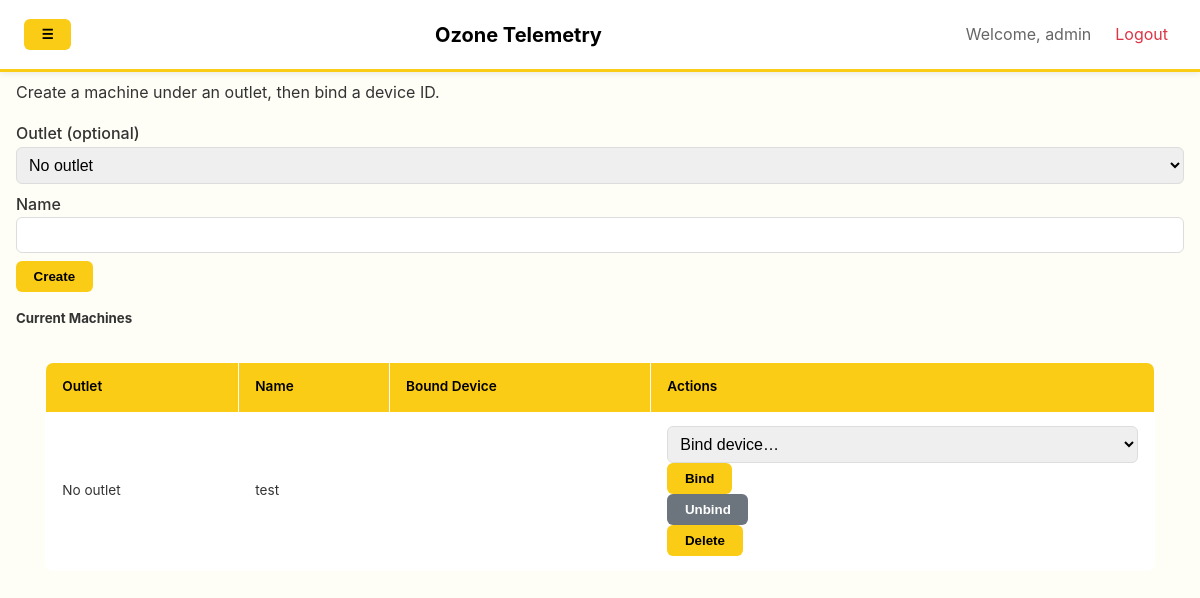
The page /machines/ (signed in) on the database as committed earlier.
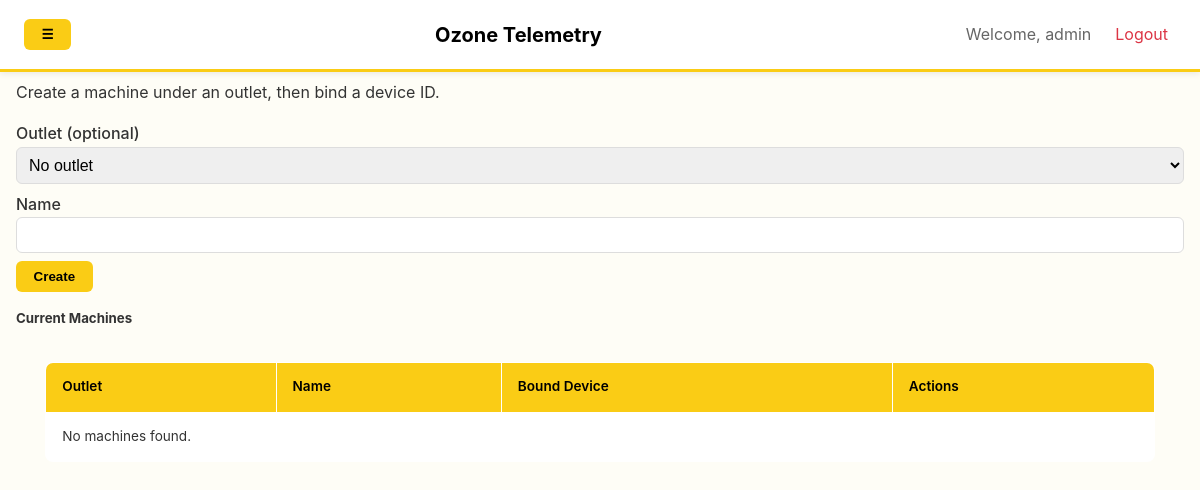
The same page on the database as committed later.
### telemetry/models.py (models this page shows, shortened)
class Machine(models.Model):
    outlet = models.ForeignKey(Outlet, on_delete=models.CASCADE, related_name='machines', null=True, blank=True)
    name = models.CharField(max_length=200, null=True, blank=True)
    machine_type = models.CharField(max_length=50, default='Ozone Generator')
    is_active = models.BooleanField(default=True)
    installed_date = models.DateField(null=True, blank=True)
    last_maintenance = models.DateField(null=True, blank=True)
    notes = models.TextField(null=True, blank=True)
    created_at = models.DateTimeField(auto_now_add=True)
    updated_at = models.DateTimeField(auto_now=True)
    class Meta:
        ordering = ["outlet__name", "name"]

### telemetry/views.py (the view, shortened to what this page needs)
# urls.py: path('machines/', machines_page, name='machines'),
@login_required(login_url='/accounts/login/')
def machines_page(request):
    from .models import Machine, Outlet, MachineDevice
    machines = Machine.objects.select_related('outlet').all().order_by('name')
    outlets = Outlet.objects.all().order_by('name')
    active_device_ids = set(MachineDevice.objects.filter(is_active=True).values_list('device_id', flat=True))
    bindings = {md.device_id: md for md in MachineDevice.objects.filter(is_active=True)}
    active_map = {}
    for md in MachineDevice.objects.filter(is_active=True):
        active_map[md.machine_id] = md.device_id
    available_devices = Device.objects.exclude(device_id__in=active_device_ids).order_by('device_id')
    return render(request, 'telemetry/machines.html', {
        'machines': machines,
        'outlets': outlets,
        'bindings': bindings,
        'available_devices': available_devices,
        'active_map': active_map,
    })

### telemetry/templates/telemetry/machines.html (shortened to what this page needs)
{% extends "telemetry/base.html" %}
{% block content %}
<h3>Machines</h3>
<section class="cards" style="margin-bottom:1rem">
  <div class="card">
    <strong>Add Machine</strong>
    <p style="margin:.5rem 0 1rem">Create a machine under an outlet, then bind a device ID.</p>
    <form method="post">
      <div class="grid">
        <div>
          <label>Outlet (optional)
            <select name="outlet_id">
              <option value="">No outlet</option>
            </select>
          </label>
        </div>
        <div>
          <label>Name
            <input name="name" required />
          </label>
        </div>
      </div>
      <button type="submit">Create</button>
    </form>
  </div>
</section>
<h5>Current Machines</h5>
<table class="striped">
  <thead>
    <tr>
      <th>Outlet</th>
      <th>Name</th>
      <th>Bound Device</th>
      <th>Actions</th>
    </tr>
  </thead>
  <tbody>
    {% for m in machines %}
    <tr>
      <td>{% if m.outlet %}{{ m.outlet.name }}{% else %}<span class="badge">No outlet</span>{% endif %}</td>
      <td>{{ m.name }}</td>
      <td class="mono">
      </td>
      <td>
        <div class="toolbar">
          <form method="post" action="/devices/bind/">
            <select name="device_id" required>
              <option value="">Bind device…</option>
            </select>
            <button type="submit">Bind</button>
          </form>
          <form method="post" action="/devices/unbind/">
            {% with active=None %}
              {% if active %}
                <input type="hidden" name="device_id" value="{{ active.device_id }}" />
                <button type="submit" class="secondary">Unbind</button>
              {% else %}
                <button type="button" class="secondary" disabled>Unbind</button>
              {% endif %}
            {% endwith %}
          </form>
          <form method="post" action="/machines/delete/" onsubmit="return confirm('Delete this machine? This cannot be undone.');">
            <button type="submit" class="danger">Delete</button>
          </form>
        </div>
      </td>
    </tr>
    {% empty %}
    <tr>
      <td colspan="4">No machines found.</td>
    </tr>
    {% endfor %}
  </tbody>
</table>
{% endblock %}

Rows that differ between the two databases and show on the page:
removed Machine: shows "No outlet", name "test"
Other text that changed with them:
text now shown: "No machines found."
